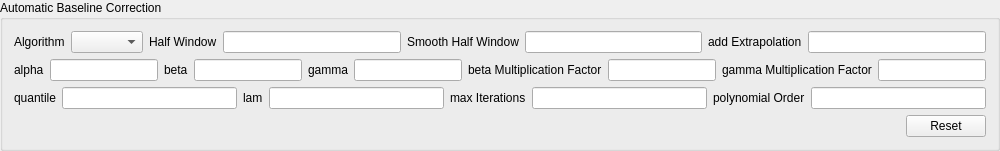
               <widget class="QGroupBox" name="autobaselineGroupBox">
                <property name="title">
                 <string>Automatic Baseline Correction</string>
                </property>
                <layout class="QVBoxLayout" name="verticalLayout_3">
                 <item>
                  <layout class="QHBoxLayout" name="horizontalLayout_55">
                   <item>
                    <widget class="QLabel" name="label_103">
                     <property name="text">
                      <string>Algorithm</string>
                     </property>
                    </widget>
                   </item>
                   <item>
                    <widget class="QComboBox" name="abslAlg"/>
                   </item>
                   <item>
                    <widget class="QLabel" name="label_104">
                     <property name="text">
                      <string>Half Window</string>
                     </property>
                    </widget>
                   </item>
                   <item>
                    <widget class="QLineEdit" name="abslHw">
                     <property name="alignment">
                      <set>Qt::AlignRight|Qt::AlignTrailing|Qt::AlignVCenter</set>
                     </property>
                    </widget>
                   </item>
                   <item>
                    <widget class="QLabel" name="label_105">
                     <property name="text">
                      <string>Smooth Half Window</string>
                     </property>
                    </widget>
                   </item>
                   <item>
                    <widget class="QLineEdit" name="abslShw">
                     <property name="alignment">
                      <set>Qt::AlignRight|Qt::AlignTrailing|Qt::AlignVCenter</set>
                     </property>
                    </widget>
                   </item>
                   <item>
                    <widget class="QLabel" name="label_106">
                     <property name="text">
                      <string>add Extrapolation</string>
                     </property>
                    </widget>
                   </item>
                   <item>
                    <widget class="QLineEdit" name="abslAe">
                     <property name="alignment">
                      <set>Qt::AlignRight|Qt::AlignTrailing|Qt::AlignVCenter</set>
                     </property>
                    </widget>
                   </item>
                  </layout>
                 </item>
                 <item>
                  <layout class="QHBoxLayout" name="horizontalLayout_57">
                   <item>
                    <widget class="QLabel" name="label_109">
                     <property name="text">
                      <string>alpha</string>
                     </property>
                    </widget>
                   </item>
                   <item>
                    <widget class="QLineEdit" name="abslAlpha">
                     <property name="alignment">
                      <set>Qt::AlignRight|Qt::AlignTrailing|Qt::AlignVCenter</set>
                     </property>
                    </widget>
                   </item>
                   <item>
                    <widget class="QLabel" name="label_110">
                     <property name="text">
                      <string>beta</string>
                     </property>
                    </widget>
                   </item>
                   <item>
                    <widget class="QLineEdit" name="abslBeta">
                     <property name="alignment">
                      <set>Qt::AlignRight|Qt::AlignTrailing|Qt::AlignVCenter</set>
                     </property>
                    </widget>
                   </item>
                   <item>
                    <widget class="QLabel" name="label_111">
                     <property name="text">
                      <string>gamma</string>
                     </property>
                    </widget>
                   </item>
                   <item>
                    <widget class="QLineEdit" name="abslGamma">
                     <property name="alignment">
                      <set>Qt::AlignRight|Qt::AlignTrailing|Qt::AlignVCenter</set>
                     </property>
                    </widget>
                   </item>
                   <item>
                    <widget class="QLabel" name="label_112">
                     <property name="text">
                      <string>beta Multiplication Factor</string>
                     </property>
                    </widget>
                   </item>
                   <item>
                    <widget class="QLineEdit" name="abslBetaMult">
                     <property name="alignment">
                      <set>Qt::AlignRight|Qt::AlignTrailing|Qt::AlignVCenter</set>
                     </property>
                    </widget>
                   </item>
                   <item>
                    <widget class="QLabel" name="label_113">
                     <property name="text">
                      <string>gamma Multiplication Factor</string>
                     </property>
                    </widget>
                   </item>
                   <item>
                    <widget class="QLineEdit" name="abslGammaMult">
                     <property name="alignment">
                      <set>Qt::AlignRight|Qt::AlignTrailing|Qt::AlignVCenter</set>
                     </property>
                    </widget>
                   </item>
                  </layout>
                 </item>
                 <item>
                  <layout class="QHBoxLayout" name="horizontalLayout_58">
                   <item>
                    <widget class="QLabel" name="label_114">
                     <property name="text">
                      <string>quantile</string>
                     </property>
                    </widget>
                   </item>
                   <item>
                    <widget class="QLineEdit" name="abslQuantile">
                     <property name="alignment">
                      <set>Qt::AlignRight|Qt::AlignTrailing|Qt::AlignVCenter</set>
                     </property>
                    </widget>
                   </item>
                   <item>
                    <widget class="QLabel" name="label_107">
                     <property name="text">
                      <string>lam</string>
                     </property>
                    </widget>
                   </item>
                   <item>
                    <widget class="QLineEdit" name="abslLam">
                     <property name="alignment">
                      <set>Qt::AlignRight|Qt::AlignTrailing|Qt::AlignVCenter</set>
                     </property>
                    </widget>
                   </item>
                   <item>
                    <widget class="QLabel" name="label_108">
                     <property name="text">
                      <string>max Iterations</string>
                     </property>
                    </widget>
                   </item>
                   <item>
                    <widget class="QLineEdit" name="abslMi">
                     <property name="alignment">
                      <set>Qt::AlignRight|Qt::AlignTrailing|Qt::AlignVCenter</set>
                     </property>
                    </widget>
                   </item>
                   <item>
                    <widget class="QLabel" name="label_115">
                     <property name="text">
                      <string>polynomial Order</string>
                     </property>
                    </widget>
                   </item>
                   <item>
                    <widget class="QLineEdit" name="abslPolyOrder">
                     <property name="alignment">
                      <set>Qt::AlignRight|Qt::AlignTrailing|Qt::AlignVCenter</set>
                     </property>
                    </widget>
                   </item>
                  </layout>
                 </item>
                 <item>
                  <layout class="QHBoxLayout" name="horizontalLayout_59">
                   <item>
                    <spacer name="horizontalSpacer_47">
                     <property name="orientation">
                      <enum>Qt::Horizontal</enum>
                     </property>
                     <property name="sizeHint" stdset="0">
                      <size>
                       <width>40</width>
                       <height>20</height>
                      </size>
                     </property>
                    </spacer>
                   </item>
                   <item>
                    <widget class="QPushButton" name="resetAutobaseline">
                     <property name="text">
                      <string>Reset</string>
                     </property>
                    </widget>
                   </item>
                  </layout>
                 </item>
                </layout>
               </widget>
